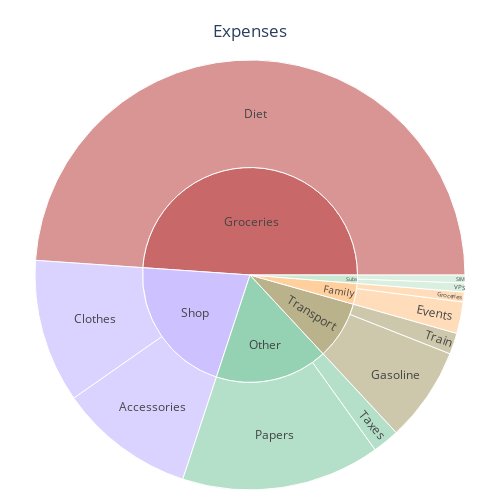

Source (notebook cell):
### Markdown cell above
### Detail Expenses January 2025

### Code cell
df_expenses = FinCalc.calc_expenses(df_year_cashflow[ df_year_cashflow.index.month == 6 ])
df_expenses["Qty"] = df_expenses.Qty.abs() # sunburst does not understand negative values
fig = FinPlot.plot_expenses_donut(df_expenses)
fig.show()

### Figure 1 — Plotly figure (JSON) as saved in the notebook; plotly's stock layout.template omitted (floating-point values rounded to 4 significant figures)
{"data": [{"branchvalues": "total", "customdata": [["Other"], ["Transport"], ["Shop"], ["Subs"], ["Shop"], ["Groceries"], ["Family"], ["Transport"], ["Groceries"], ["Subs"], ["Family"], ["Subs"], ["Shop"], ["Family"], ["Transport"], ["Other"], ["Other"]], "domain": {"x": [0, 1], "y": [0, 1]}, "hovertemplate": "labels=%{label}<br>Qty=%{value}<br>parent=%{parent}<br>id=%{id}<br>Category=%{customdata[0]}<extra></extra>", "ids": ["Other", "Transport", "Shop", "Subs/SIM", "Shop/Clothes", "Groceries/Diet", "Family/Events", "Transport/Train", "Groceries", "Subs/VPS", "Family", "Subs", "Shop/Accessories", "Family/Groceries", "Transport/Gasoline", "Other/Papers", "Other/Taxes"], "labels": ["Other", "Transport", "Shop", "SIM", "Clothes", "Diet", "Events", "Train", "Groceries", "VPS", "Family", "Subs", "Accessories", "Groceries", "Gasoline", "Papers", "Taxes"], "marker": {"colors": ["#95D2B3", "#B9B28A", "#CDC1FF", "#C9E9D2", "#CDC1FF", "#C96868", "#FFCF9D", "#B9B28A", "#C96868", "#C9E9D2", "#FFCF9D", "#C9E9D2", "#CDC1FF", "#FFCF9D", "#B9B28A", "#95D2B3", "#95D2B3"]}, "name": "", "parents": ["", "", "", "Subs", "Shop", "Groceries", "Family", "Transport", "", "Subs", "", "", "Shop", "Family", "Transport", "Other", "Other"], "type": "sunburst", "values": [143, 73.43, 177.2, 5, 90.97, 412.2, 20, 13.4, 412.2, 5.63, 26.29, 10.63, 86.21, 6.29, 60.03, 126, 17]}], "layout": {"height": 500, "legend": {"tracegroupgap": 0}, "margin": {"b": 10, "l": 10, "r": 10, "t": 60}, "title": {"text": "Expenses", "x": 0.5, "y": 0.95}, "width": 500}}
